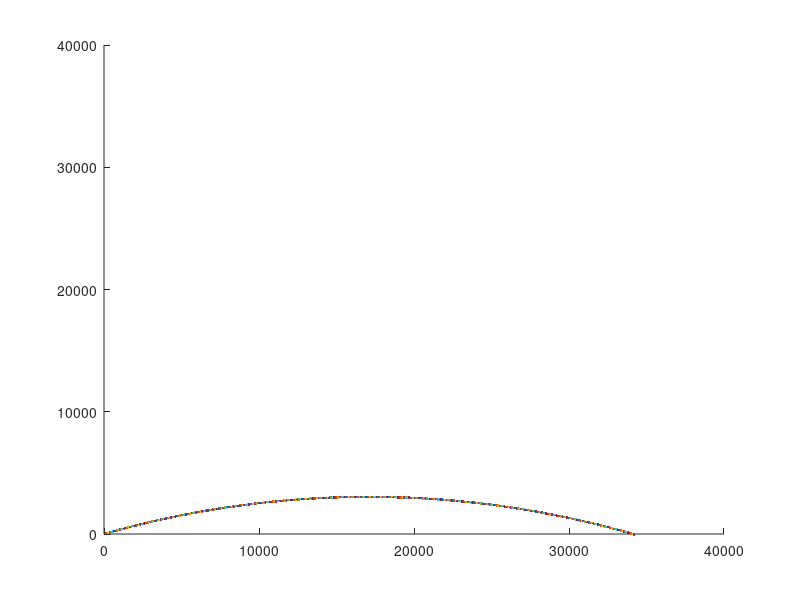

The MATLAB script that drew this image:

function BS_main

 main


end
function  main % kun ilmanvastusta ei oteta huomioon

v0   = 50;     % (m/s) Initial velocity
alfa = 20;     % (deg) Angle
m    = 0.01;   % (kg)  Mass
k    = 0.055;  % drag
g    = 9.81;   % (m/s'2) Gravitaatiovakio aka putoamiskiihtyvyys
t    = 1;


% muutetaan asteet radiaaneiksi
%alfarad = deg2rad(alfa);

% kutsutaan toisia funktioita
%kitkaton(v0,alfa,m,g)
kitkallinen(v0,alfa,m,g,k,t)

end

function kitkaton(v0,alfa,m,g)

% lasketaan nopeuden x ja y komponentit
v0x = v0 * cosd(alfa)
v0y = v0 * sind(alfa)


% Lasketaan nousuaika tn, kun vy = 0 ,eli kappale kääntyy laskuun lakikorkeudella.
% v0y-g*tn = 0
% tn = v0y/g
%---> tn = (v0*sind(alfa))/g

tn = (v0*sind(alfa))/g

% kappaleen lento aika = tn * 2
t = 2 * tn

% kappaleen liike x suunnassa

sx = v0x * t


end
function kitkallinen(v0,alfa,m,g,k,t)



%xcom = v0 * cosd(alfa) * e^(k*t);
%ycom = (g/k + v0 * sind(alfa)) * e^(k*t) - g/k;  testailua
%plot(xcom, ycom)




v = v0
x = 0
y = 0

while  y > -1


vx1 = v*cosd(alfa);             %nopeuden x komponentti 0
vy1 = v*sind(alfa);             %nopeuden y komponentti 0

x = x + vx1;
y = y + vy1;

ax1 = -k*vx1*sqrt(vx1^2+vy1^2);   % kiihtyvyyden x komponentit
ay1 = -g-k*vy1*sqrt(vx1^2+vy1^2); % kiihtyvyyden y komponentit


vx1 = vx1 + ax1 /100;            %nopeuden x komponentti sekunnin jälkeen
vy1 = vy1 + ay1 /100;            %nopeuden y komponentti sekunnin jälkeen


x = x + vx1;
y = y + vy1;

%v = sqrt(vx1^2+vy1^2)          % nopeus


%alfa = acosd(vx1/v)            % kumpikin toimii
alfa = atand(vy1/vx1);

hold on
%plot(vx1,vy1)
plot(x,y)
%plot(t,ay1)
t = t + 1;

axis([-10 40000 0 40000])

end

end
